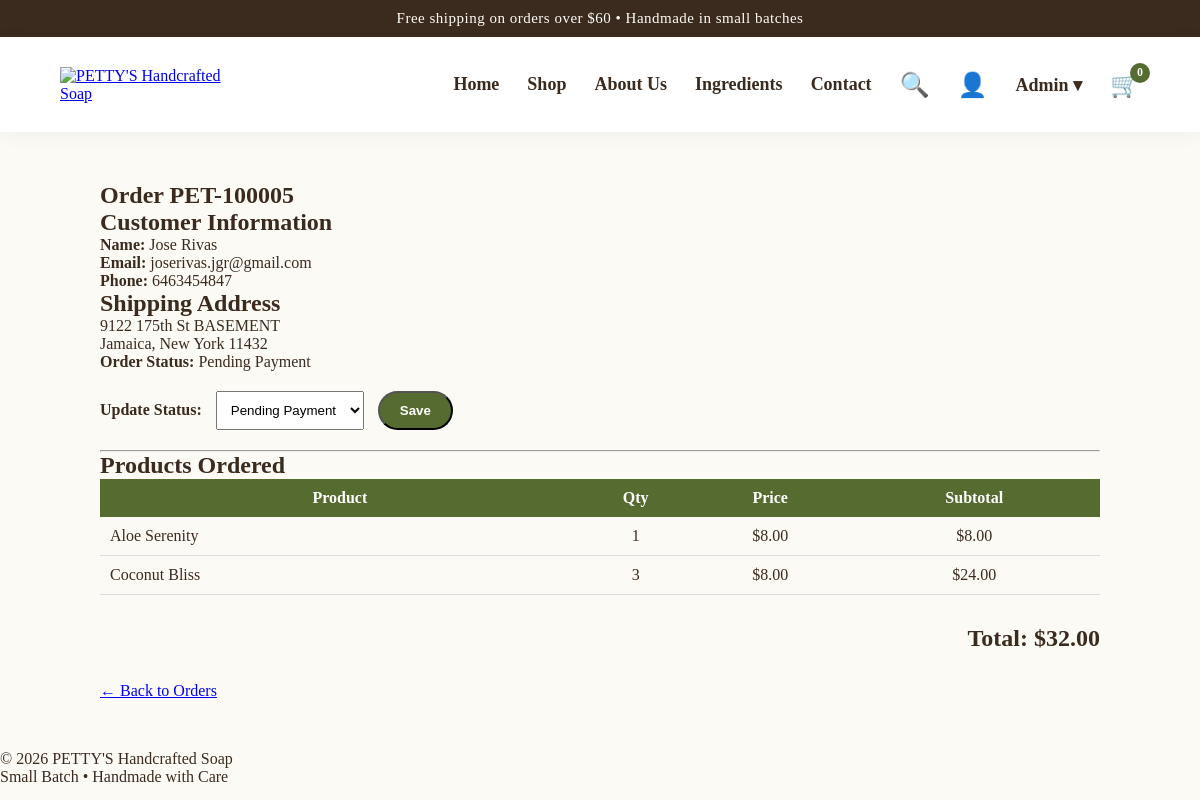
Screenshot of /admin/orders/5 (signed in) with the database file from the repository.
### tables this page shows
CREATE TABLE orders (
    id INTEGER PRIMARY KEY AUTOINCREMENT,
    order_number TEXT UNIQUE,
    first_name TEXT,
    last_name TEXT,
    email TEXT,
    phone TEXT,
    address TEXT,
    city TEXT,
    state TEXT,
    zip_code TEXT,
    notes TEXT,
    total REAL,
    status TEXT DEFAULT 'Pending Payment',
    created_at TIMESTAMP DEFAULT CURRENT_TIMESTAMP
);

CREATE TABLE order_items (
    id INTEGER PRIMARY KEY AUTOINCREMENT,
    order_id INTEGER,
    product_name TEXT,
    product_slug TEXT,
    quantity INTEGER,
    price REAL,
    subtotal REAL,
    FOREIGN KEY(order_id) REFERENCES orders(id)
);

### app.py (the view)
@app.route("/admin/orders/<int:order_id>")
@login_required
def admin_order_detail(order_id):
    conn = sqlite3.connect("pettys.db")
    conn.row_factory = sqlite3.Row
    cursor = conn.cursor()
    cursor.execute("SELECT * FROM orders WHERE id = ?", (order_id,))
    order = cursor.fetchone()
    cursor.execute("SELECT * FROM order_items WHERE order_id = ?", (order_id,))
    items = cursor.fetchall()
    conn.close()
    return render_template("admin_order_detail.html", order=order, items=items)

### app.py (called while the page is built)
@login_manager.user_loader
def load_user(user_id):
    conn = sqlite3.connect("pettys.db")
    conn.row_factory = sqlite3.Row
    cursor = conn.cursor()
    cursor.execute("SELECT id, username FROM admin_users WHERE id = ?", (user_id,))
    user = cursor.fetchone()
    conn.close()
    if user:
        return AdminUser(user["id"], user["username"])
    return None

### templates/admin_order_detail.html (shortened to what this page needs)
{% extends "base.html" %}
{% block content %}
<section style="max-width:1000px;margin:50px auto;">
    <h1>Order {{ order.order_number }}</h1>
    <h2>Customer Information</h2>
    <p><strong>Name:</strong> {{ order.first_name }} {{ order.last_name }}</p>
    <p><strong>Email:</strong> {{ order.email }}</p>
    <p><strong>Phone:</strong> {{ order.phone }}</p>
    <h2>Shipping Address</h2>
    <p>{{ order.address }}</p>
    <p>{{ order.city }}, {{ order.state }} {{ order.zip_code }}</p>
    <p><strong>Order Status:</strong> {{ order.status }}</p>
<form method="POST" action="/admin/orders/{{ order.id }}/status" style="margin:20px 0;">
    <label><strong>Update Status:</strong></label>
    <select name="status" style="padding:10px;margin-left:10px;">
        <option value="Pending Payment">Pending Payment</option>
    </select>
    <button type="submit" class="hero-final-btn" style="padding:10px 20px;margin-left:10px;">
        Save
    </button>
</form>
    <hr>
    <h2>Products Ordered</h2>
    <table style="width:100%;border-collapse:collapse;">
        <thead>
            <tr style="background:#556B2F;color:white;">
                <th style="padding:10px;">Product</th>
                <th>Qty</th>
                <th>Price</th>
                <th>Subtotal</th>
            </tr>
        </thead>
        <tbody>
        {% for item in items %}
        <tr style="border-bottom:1px solid #ddd;">
            <td style="padding:10px;">{{ item.product_name }}</td>
            <td align="center">{{ item.quantity }}</td>
            <td align="center">${{ "%.2f"|format(item.price) }}</td>
            <td align="center">${{ "%.2f"|format(item.subtotal) }}</td>
        </tr>
        {% endfor %}
        </tbody>
    </table>
    <h2 style="text-align:right;margin-top:30px;">
        Total: ${{ "%.2f"|format(order.total) }}
    </h2>
    <p style="margin-top:30px;">
        <a href="/admin/orders">← Back to Orders</a>
    </p>
</section>
{% endblock %}

### static/css/style.css (style rules this page uses)
* { margin:0; padding:0; box-sizing:border-box; }
body { font-family:Georgia, serif; background:#fffdf8; color:#2b2118; }
body { overflow-x: hidden; }

### static/css/homepage_v1.css (style rules this page uses)
body { margin:0; background:#FCFAF4; font-family:Georgia, serif; color:#3B2A1E; }
.hero-final-btn { display:inline-block; background:#556B2F; color:white; text-decoration:none; padding:16px 38px; border-radius:30px; font-weight:bold; transition:.3s; }

### rows the page displays
orders: order_number "PET-100005", first_name "Jose", last_name "Rivas", email "joserivas.jgr@gmail.com", phone "6463454847", address "9122 175th St BASEMENT", city "Jamaica", state "New York", zip_code "11432", status "Pending Payment", total "32.00"
order_items: product_name "Aloe Serenity", quantity "1", price "8.00", subtotal "8.00"
order_items: product_name "Coconut Bliss", quantity "3", price "8.00", subtotal "24.00"

### other values shown
{{ session.get('cart', {})|length }} "0"
